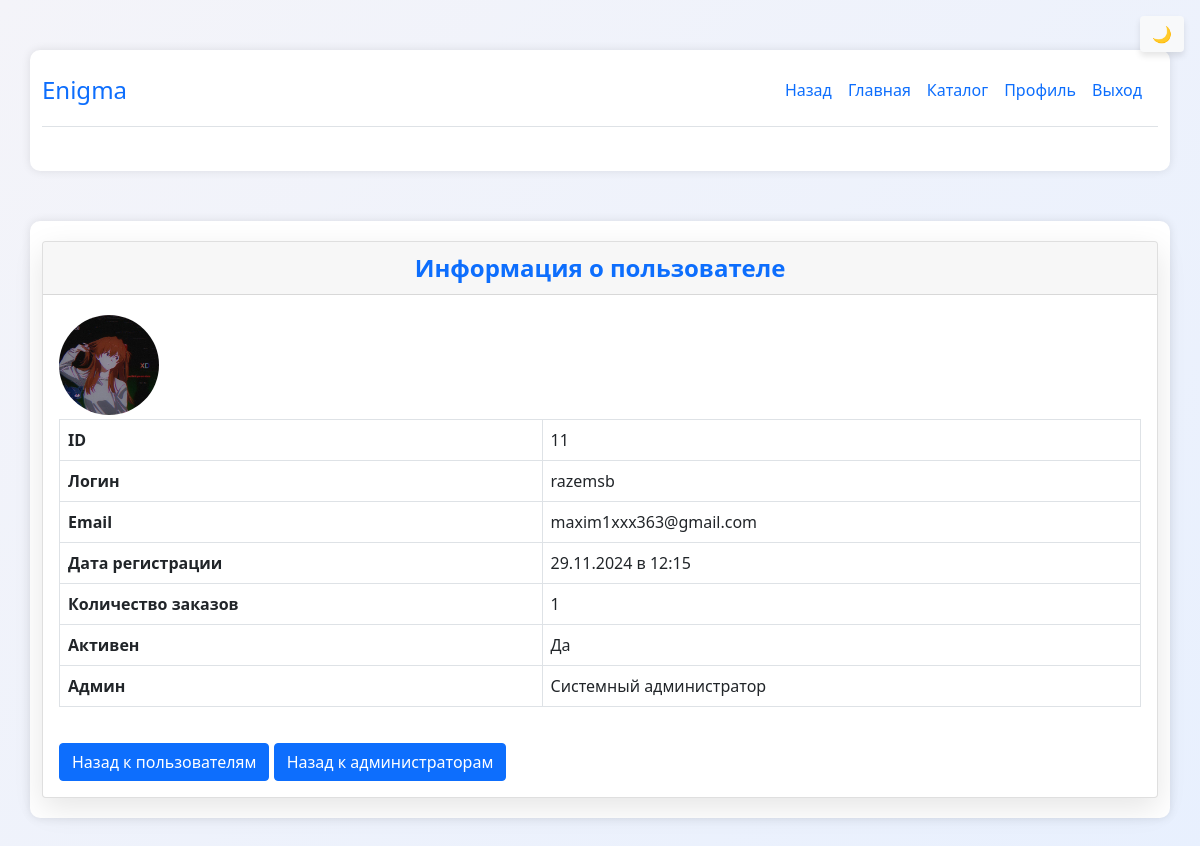
The page /admin/user.php?id=11 (signed in) on the database as committed earlier.
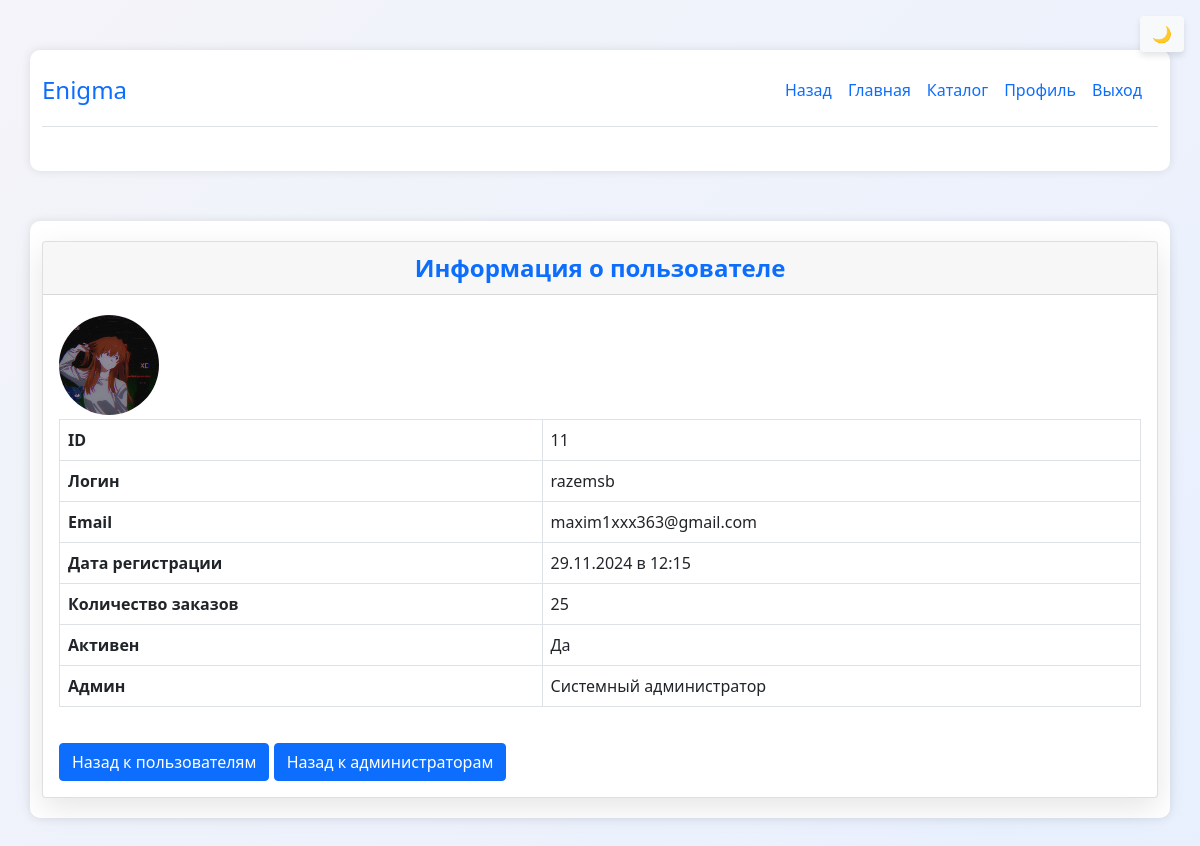
The same page on the database as committed later.
### tables this page shows
CREATE TABLE `users` (
  `ID` int(11) NOT NULL,
  `Login` varchar(25) NOT NULL,
  `Password` varchar(60) NOT NULL,
  `Email` varchar(50) NOT NULL,
  `avatar` varchar(100) NOT NULL,
  `orders_count` int(11) NOT NULL,
  `date_reg` datetime NOT NULL,
  `is_admin` enum('user','admin','system_admin') NOT NULL,
  `is_active` enum('active','banned') NOT NULL
);

### admin/user.php (the view, shortened to what this page needs)
<?php
require_once '../database/database.php';
?>
<!DOCTYPE html>
<html lang="en">
<head>
    <link rel="stylesheet" href="../css/admin.css">
    <Link rel="stylesheet" href="../css/main.css">
    <link href="https://cdn.jsdelivr.net/npm/bootstrap@5.1.3/dist/css/bootstrap.min.css" rel="stylesheet">
</head>
<body>
<header>
    <div class="container">
        <div class="row">
            <div class="col-12">
                <div class="d-flex flex-column flex-md-row align-items-center pb-3 mb-4 border-bottom">
                    <a href="" class="d-flex align-items-center text-decoration-none">
                        <span class="fs-4">Enigma</span>
                    </a>
                    <nav class="d-inline-flex mt-2 mt-md-0 ms-md-auto">
                        <a class="me-3 py-2 text-decoration-none" href="admin_panel">Назад</a>
                        <a class="me-3 py-2 text-decoration-none" href="../index">Главная</a>
                        <a class="me-3 py-2 text-decoration-none" href="../catalog">Каталог</a>
                        <?php if(isset($_SESSION['user_auth'])): ?>
                            <a class="me-3 py-2 text-decoration-none" href="../profile">Профиль</a>
                            <a class="me-3 py-2 text-decoration-none" href="logout_admin">Выход</a>
                        <?php else: ?>
                        <a class="me-3 py-2 text-decoration-none" href="../auth/register">Регистрация</a>
                        <a class="me-3 py-2 text-decoration-none" href="../auth/login">Вход</a>
                        <?php endif; ?>
                        <button id="theme-toggle" class="btn btn-light position-fixed top-0 end-0 m-3">🌙</button>
                    </nav>
                </div>
            </div>
        </div>
    </div>
</header>
<div class="container mt-5">
    <?php
    if (isset($_GET['id'])) {
        if(!$_SESSION['system_admin'] === true) {
        $query = "SELECT * FROM users WHERE ID = ? AND is_admin != 'admin' AND is_admin != 'system_admin'";
        }else {
        $query = "SELECT * FROM users WHERE ID = ?";
        }
        $stmt = $conn->prepare($query);
        $stmt->bind_param('i', $_GET['id']);
        $stmt->execute();
        $result = $stmt->get_result();
        if ($result->num_rows > 0) {
            $user = $result->fetch_assoc();
            ?>
            <div class="card">
                <div class="card-header text-center text-primary fw-bold">
                    Информация о пользователе
                </div>
                <div class="card-body">
                    <table class="table table-bordered">
                        <tr>
                            <img src="<?php echo '../' . htmlspecialchars($user['avatar']); ?>" alt="Avatar" class="rounded-circle mt-1 mb-1" style="width: 100px; height: 100px; object-fit: cover;">
                        </tr>
                        <tr>
                            <th>ID</th>
                            <td><?= htmlspecialchars($user['ID']) ?></td>
                        </tr>
                        <tr>
                            <th>Логин</th>
                            <td><?= htmlspecialchars($user['Login']) ?></td>
                        </tr>
                        <tr>
                            <th>Email</th>
                            <td><?= htmlspecialchars($user['Email']) ?></td>
                        </tr>
                        <tr>
                            <th>Дата регистрации</th>
                            <td><?= date('d.m.Y в H:i', strtotime(htmlspecialchars($user['date_reg']))) ?></td>
                        </tr>
                        <tr>
                            <th>Количество заказов</th>
                            <td><?= htmlspecialchars($user['orders_count']) ?></td>
                        </tr>
                        <tr>
                            <th>Активен</th>
                            <td><?= $user['is_active'] == 'active' ? 'Да' : 'Нет' ?></td>
                        </tr>
                        <tr>
                            <th>Админ</th>
                            <?php if ($user['is_admin'] !== 'system_admin'):?>
                            <td><?= $user['is_admin'] == 'admin' ? 'Администратор' : 'Пользователь' ?></td>
                            <?php else: ?>
                            <td>Системный администратор</td>
                            <?php endif; ?>
                        </tr>
                    </table>
                    <a href="admin_panel?section=users" class="btn btn-primary btn-back">Назад к пользователям</a>
                    <a href="admin_panel?section=admin" class="btn btn-primary btn-back">Назад к администраторам</a>
                </div>
            </div>
            <?php
        } else {
            echo '<div class="alert alert-danger" role="alert">Пользователь не найден.</div>';
            echo '<a href="admin_panel?section=users" class="btn btn-primary btn-back">Назад к пользователям</a>';
            echo '<a href="admin_panel?section=admin" class="btn btn-primary btn-back">Назад к администраторам</a>';
        }
    }
    ?>
</div>
</body>
</html>

Rows that differ between the two databases and show on the page:
changed users "razemsb": orders_count "1" → "25"
